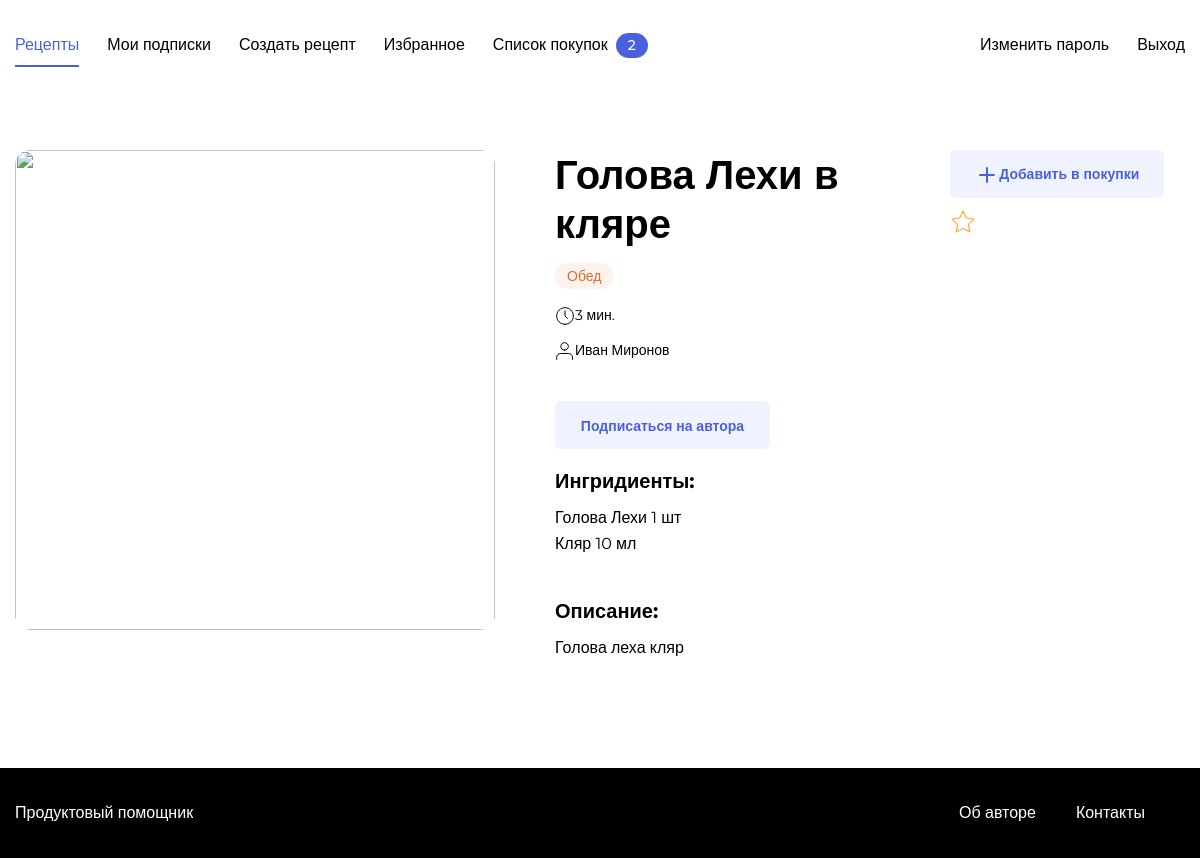
Page /recipe/1/ (signed in) on the committed database.
### recipe/models.py (models this page shows, shortened)
class Recipe(models.Model):
    author = models.ForeignKey(User, on_delete=models.CASCADE)
    name = models.CharField(max_length=50, verbose_name = 'Название рецепта')
    description = models.TextField(verbose_name = 'Текст')
    pub_date = models.DateTimeField('Дата публикации', auto_now_add=True)
    image = models.ImageField(upload_to='recipes/', blank=True, null=True)
    time = models.PositiveIntegerField(verbose_name = 'Время приготовления')
    tags = models.ManyToManyField(Tag, verbose_name = 'Тег')
    ingredients = models.ManyToManyField(Product, through = Ingredient, verbose_name = 'Ингредиент блюда')

class Tag(models.Model):
    tag = models.CharField(max_length=50, verbose_name = 'Тэг')
    def __str__(self):
        return self.tag

class Ingredient(models.Model):
    product = models.ForeignKey(Product, on_delete=models.CASCADE, verbose_name = 'Ингредиент')
    quantity = models.IntegerField(verbose_name = 'Вес')
    recipe = models.ForeignKey('Recipe', on_delete=models.CASCADE, related_name = 'quantity', verbose_name = 'Рецепт')

class Product(models.Model):
    title = models.CharField(max_length=50, verbose_name = 'Название')
    dimension = models.CharField(max_length=20, verbose_name = 'Единицы измерения')

### recipe/views.py (the view)
# urls.py: path('recipe/<int:recipe_id>/', views.recipe_view, name='recipe_view'),
def recipe_view(request, recipe_id):
    recipe = get_object_or_404(Recipe, pk=recipe_id)
    favorite_list = Recipe.objects.filter(recipes_favorites__user=request.user)
    subscribe_list = User.objects.filter(authors__subscriber_id=request.user)
    return render(request,'recipe/singlePage.html', {'recipe': recipe, 'favorite_list': favorite_list, 'subscribe_list': subscribe_list})

### GroceryAssistant/context_processors.py (called while the page is built)
def purchase_counter(request):
    purchase_counter = Purchase.objects.filter(user=request.user).count()
    return {'purchase_counter': purchase_counter}

### recipe/templates/recipe/singlePage.html (shortened to what this page needs)
{% extends "recipe/base.html" %}
{% load static %}
{% block css %}
    <link rel="stylesheet" href="{% static '/pages/single.css' %}">
{% endblock css %}
{% block content %}
{% load thumbnail %}
<div class="single-card" data-id="{{ recipe.id }}" data-author="{{ recipe.author.id }}">
    {% thumbnail recipe.image "960x500" as im %}
        <img src="{{ im.url }}" class="single-card__image">
    {% endthumbnail %}
            <div class="single-card__info">
                <div class="single-card__header-info">
                    <h1 class="single-card__title">{{ recipe.name }}</h1>
                    {% if user.is_authenticated %}
            <div class="card__footer">
                <button class="button button_style_light-blue" name="purchases" data-out><span class="icon-plus button__icon"></span>Добавить в покупки</button>
                {% if recipe.author != request.user  %}
                    {% if recipe in favorite_list %}
                        <button class="button button_style_none" name="favorites"><span class="icon-favorite icon-favorite_active"></span></button>
                        {% else %}
                        <button class="button button_style_none" name="favorites" data-out><span class="icon-favorite"></span></button>
                    {% endif %}
                {% endif %}
            </div>
            {% endif %}
                </div>
                <ul class="single-card__items">
                {% for tag in recipe.tags.all %}
                        {% if tag.tag == 'Завтрак' %}
                        <li class="single-card__item"><span class="badge badge_style_green">{{ tag }}</span></li>
                        {% elif tag.tag == 'Обед' %}
                        <li class="single-card__item"><span class="badge badge_style_orange">{{ tag }}</span></li>
                        {% else %}
                        <li class="single-card__item"><span class="badge badge_style_purple">{{ tag }}</span></li>
                        {% endif %}
                {% endfor %}
                </ul>
                <div class="single-card__items single-card__items_column">
                    <p class="single-card__text"><span class="icon-time"></span>{{ recipe.time }} мин.</p>
                    <ul class="single-card__items">
                        <li class="single-card__item"><p class="single-card__text"><span class="icon-user"></span>{{ recipe.author.first_name }} {{ recipe.author.last_name }}</p></li>
                    </ul>
                </div>
                {% if user.is_authenticated %}
                    {% if request.user != recipe.author %}
                            <ul class="single-card__items">
                                {% if recipe.author in subscribe_list %}
                                <li class="single-card__item"><button class="button button_style_light-blue button_size_subscribe" name="subscribe">Отписаться от автора</button></li>
                                {% else %}
                                <li class="single-card__item"><button class="button button_style_light-blue button_size_subscribe" name="subscribe" data-out>Подписаться на автора</button></li>
                                {% endif %}
                            </ul>
                    {% endif %}
                {% endif %}
                <div class="single-card__section">
                    <h3 class="single-card__section-title">Ингридиенты:</h3>
                    <div class="single-card__items single-card__items_column">
                        {% for ingredient in recipe.quantity.all %}
                        <p class=" single-card__section-item">{{ ingredient.product.title }} {{ ingredient.quantity }} {{ ingredient.product.dimension }}</p>
                        {% endfor %}
                    </div>
                </div>
                <div class="single-card__section">
                    <h3 class="single-card__section-title">Описание:</h3>
                    <p class=" single-card__section-text">{{ recipe.description }}</p>
                </div>
            </div>
        </div>
{% endblock content %}

### recipe/static/pages/single.css (style rules this page uses)
* { box-sizing: border-box; }
html, body { min-height: 100%; }

### recipe/static/blocks/button/button.css (style rules this page uses)
.button { font-family: 'Montserrat', sans-serif; font-style: normal; font-weight: 600; font-size: 14px; background: none; border-radius: 6px; padding: 12px 24px; height: 48px; line-height: 1; text-decoration: none; border: 1px solid transparent; transition: background 0.2s; outline: none; user-select: none; cursor: pointer; width: max-content; }

### recipe/static/blocks/button/_style/button_style_light-blue.css (style rules this page uses)
.button_style_light-blue { background: #F0F3FF; color: #4A61DD; }

### recipe/static/blocks/button/_style/button_style_none.css (style rules this page uses)
.button_style_none { padding: 0; }

### recipe/static/blocks/button/size/button_size_subscribe.css (style rules this page uses)
.button_size_subscribe { padding: 17px 18px; width: 215px; }

### recipe/static/blocks/single-card/single-card.css (style rules this page uses)
.single-card { display: flex; justify-content: space-between; }

### recipe/static/blocks/single-card/__title/single-card__title.css (style rules this page uses)
.single-card__title { font-family: 'Montserrat', sans-serif; font-style: normal; font-weight: bold; font-size: 40px; line-height: 49px; color: #000000; margin: 0; }

### recipe/static/blocks/single-card/__image/single-card__image.css (style rules this page uses)
.single-card__image { object-fit: cover; align-self: flex-start; height: 480px; width: 480px; border-radius: 15px; }

### recipe/static/blocks/single-card/__info/single-card__info.css (style rules this page uses)
.single-card__info { display: flex; flex-direction: column; width: 100%; padding-left: 60px; }

### recipe/static/blocks/single-card/__header-info/single-card__header-info.css (style rules this page uses)
.single-card__header-info { display: flex; justify-content: space-between; margin: 0 0 18px; }

### recipe/static/blocks/single-card/__items/single-card__items.css (style rules this page uses)
.single-card__items { display: flex; flex-direction: row; list-style: none; padding: 0; margin: 0 0 20px; }

### recipe/static/blocks/single-card/__item/single-card__item.css (style rules this page uses)
.single-card__item { margin-right: 8px; height: 100%; }

### recipe/static/blocks/single-card/__text/single-card__text.css (style rules this page uses)
.single-card__text { font-family: 'Montserrat', sans-serif; font-style: normal; font-weight: normal; font-size: 14px; line-height: 17px; color: #000000; margin: 0 0 15px; padding: 0; }
.single-card__text:last-child { margin-bottom: 0; }

### recipe/static/blocks/single-card/__items/_column/single-card__items_column.css (style rules this page uses)
.single-card__items_column { flex-direction: column; max-height: 129px; flex-wrap: wrap; }

### recipe/static/blocks/single-card/__section/single-card__section.css (style rules this page uses)
.single-card__section { margin: 0 0 22px; }
.single-card__section:last-child { margin: 0; }

### recipe/static/blocks/single-card/__section-title/single-card__section-title.css (style rules this page uses)
.single-card__section-title { font-family: 'Montserrat', sans-serif; font-style: normal; font-weight: bold; font-size: 20px; line-height: 24px; color: #000000; margin: 0 0 12px; }

### recipe/static/blocks/single-card/__section-text/single-card__section-text.css (style rules this page uses)
.single-card__section-text { font-size: 16px; line-height: 26px; font-family: 'Montserrat', sans-serif; font-style: normal; font-weight: normal; color: #000000; margin: 0 0 27px; padding: 0; }

### recipe/static/blocks/single-card/__section-item/single-card__section-item.css (style rules this page uses)
.single-card__section-item { font-size: 16px; line-height: 26px; font-family: 'Montserrat', sans-serif; font-style: normal; font-weight: normal; color: #000000; margin: 0; padding: 0; width: max-content; }

### recipe/static/blocks/badge/badge.css (style rules this page uses)
.badge { color: #fff; background: #ddd; border-radius: 24px; padding: 4px 12px; font-style: normal; font-weight: 500; font-size: 14px; line-height: 17px; font-family: 'Montserrat', sans-serif; }

### recipe/static/blocks/badge/_style/badge_style_orange.css (style rules this page uses)
.badge_style_orange { background: rgba(234, 146, 99, 0.12); color: #E26C2D; }

### rows in the picture
Recipe: name "Голова Лехи в кляре", time "3", author.first_name "Иван", author.last_name "Миронов", description "Голова леха кляр"
Tag: tag "Обед"
Ingredient: product "Голова Лехи", quantity "1", product.dimension "шт"
Ingredient: product "Кляр", quantity "10", product.dimension "мл"

### other values in the picture
{{ purchase_counter }} "2"
